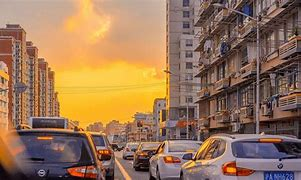
#> input picture input.jpg, 301 x 180 px
$ python '边缘检测霍夫变换交点Prewitt算子5py.py'   (older library calls are emulated)
#> lines starting #> are read from the running program, lines starting #| are printed output that depends on the picture
import cv2
import numpy as np

# 读取图像
img = cv2.imread('input.jpg', cv2.IMREAD_GRAYSCALE)
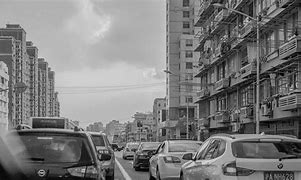
#> img: shape (180, 301); min 0, max 234, mean 124

# 构建Prewitt算子模板
kernelx = np.array([[1, 1, 1], [0, 0, 0], [-1, -1, -1]])
kernely = np.array([[-1, 0, 1], [-1, 0, 1], [-1, 0, 1]])

# 分别对图像进行x轴和y轴方向的Prewitt边缘检测
outx = cv2.filter2D(img, cv2.CV_64F, kernelx)
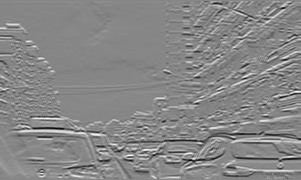
#> outx: shape (180, 301) float64; min -504, max 450, mean 2.4; drawn with min black and max white
outy = cv2.filter2D(img, cv2.CV_64F, kernely)
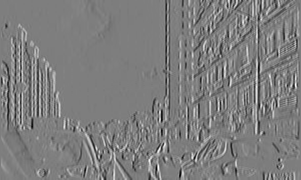
#> outy: shape (180, 301) float64; min -457, max 467, mean -1.1; drawn with min black and max white

# 计算x轴和y轴方向梯度的绝对值
absx = cv2.convertScaleAbs(outx)
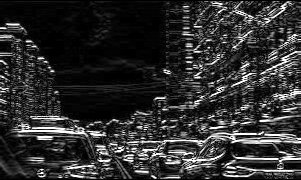
#> absx: shape (180, 301); min 0, max 255, mean 47.1
absy = cv2.convertScaleAbs(outy)
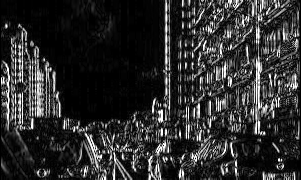
#> absy: shape (180, 301); min 0, max 255, mean 45.5

# 将x轴和y轴方向梯度的绝对值加权求和，得到最终的边缘图像
dst = cv2.addWeighted(absx, 0.5, absy, 0.5, 0)
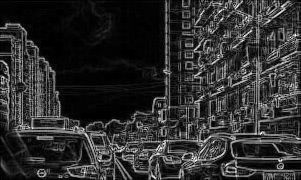
#> dst: shape (180, 301); min 0, max 255, mean 46.3


lines = cv2.HoughLines(dst, 1, np.pi/180, threshold=100)
# lines1 = cv2.HoughLines(edges, 1, np.pi/180, threshold=10)
# Find all intersection points
intersections = []
for i in range(len(lines)):
    for j in range(i + 1, len(lines)):
        rho1, theta1 = lines[i][0]
        rho2, theta2 = lines[j][0]
        A = [[np.cos(theta1), np.sin(theta1)], [
            np.cos(theta2), np.sin(theta2)]]
        b = [[rho1], [rho2]]
        try:
#> (the run stopped early here; a loop or call above may not have finished)
